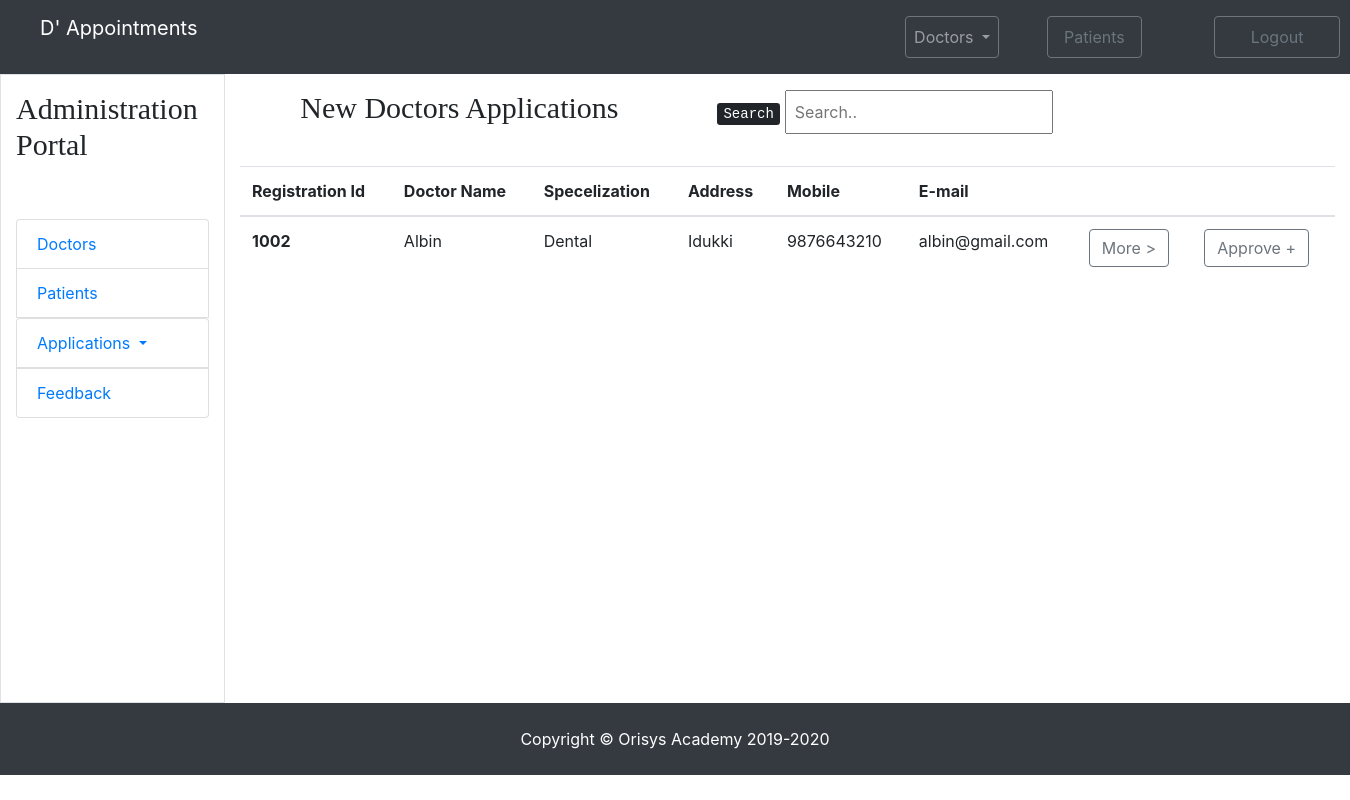
Page /admin_home.php on the committed database.
### tables this page shows
CREATE TABLE `doctors` (
  `did` int(11) NOT NULL,
  `d_regid` varchar(50) NOT NULL,
  `dname` varchar(50) NOT NULL,
  `daddress` varchar(500) NOT NULL,
  `dgender` varchar(10) NOT NULL,
  `dspecs` varchar(50) NOT NULL,
  `ddob` date NOT NULL,
  `demail` varchar(50) NOT NULL,
  `dmobile` bigint(20) NOT NULL,
  `dpassword` varchar(50) NOT NULL,
  `dstatus` varchar(10) NOT NULL DEFAULT 'pending'
);

### admin_home.php (the view)
<?php include('header.php');?>
<div class="row">
  <div class="col-md-5 p-3 text-center bor t-center">
    <h2 class="fontcol">New Doctors Applications</h2>
  </div>
	<div class="col-md-4 p-3 bor text-right ">
		<p class=""><kbd>Search</kbd>
		<input class="p-2" id="myInput" type="text" placeholder="Search.."></p>
  </div>
</div>
<table class="container-fluid table">
  <thead>
    <tr>
      <th>Registration Id</th>
			<th>Doctor Name</th>
			<th>Specelization</th>
      <th>Address</th>
      <th>Mobile</th>
      <th>E-mail</th>
      <th></th>
      <th></th>
    </tr>
  </thead>
  <tbody>
    <?php
      require_once  'php_connection.php';
      $sql = "select * from doctors where dstatus = 'pending'";
      $result = mysqli_query($conn,$sql);
      while($row = mysqli_fetch_assoc($result))
      {
    ?>
    <tr>
      <th scope="row"><?php echo $row['d_regid']; ?></th>
      <td><?php echo $row['dname']; ?></td>
      <td><?php echo $row['dspecs']; ?></td>
      <td><?php echo $row['daddress']; ?></td>
      <td><?php echo $row['dmobile']; ?></td>
      <td><?php echo $row['demail']; ?></td>
      <td><a href="admin_doctor_profile_edit.php?id=<?php echo $row['d_regid']; ?>" class="btn btn-outline-secondary  btn-arrow-right" role="button">More ></a></td></td>
      <td><a href="php_doctor_approve.php?id=<?php echo $row['d_regid']; ?>" class="btn btn-outline-secondary  btn-arrow-right" role="button">Approve +</a></td></td>
    </tr>
    <?php
			}
	  ?>
  </tbody>
</table>
<?php include('footer.php');?>

### css/style.css (style rules this page uses)
.fontcol { font-family:fantasy; font-size: 30px; }

### rows in the picture
doctors: d_regid "1002", dname "Albin", dspecs "Dental", daddress "Idukki", dmobile "9876643210", demail "albin@gmail.com"
